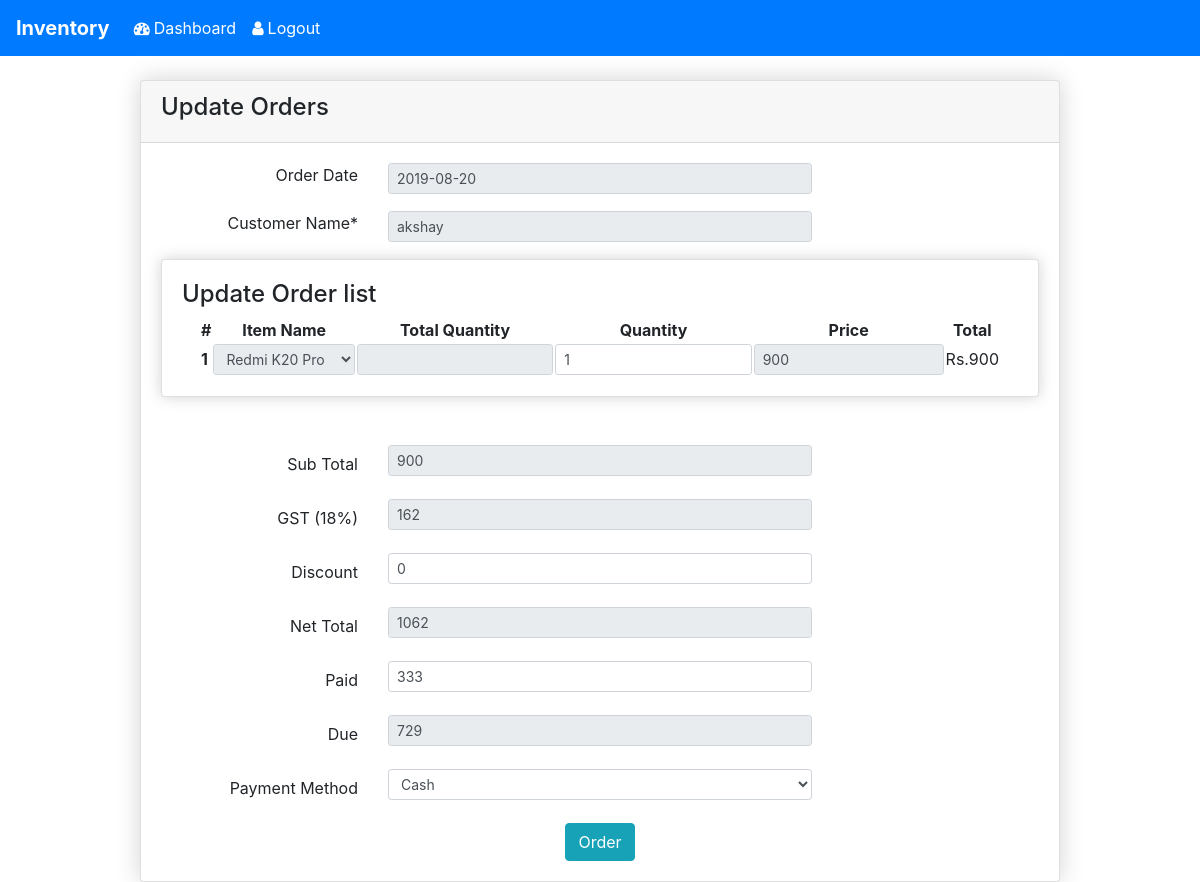
The app's page /inventory/update_orders.php?invoice_no=3 (signed in), older data.
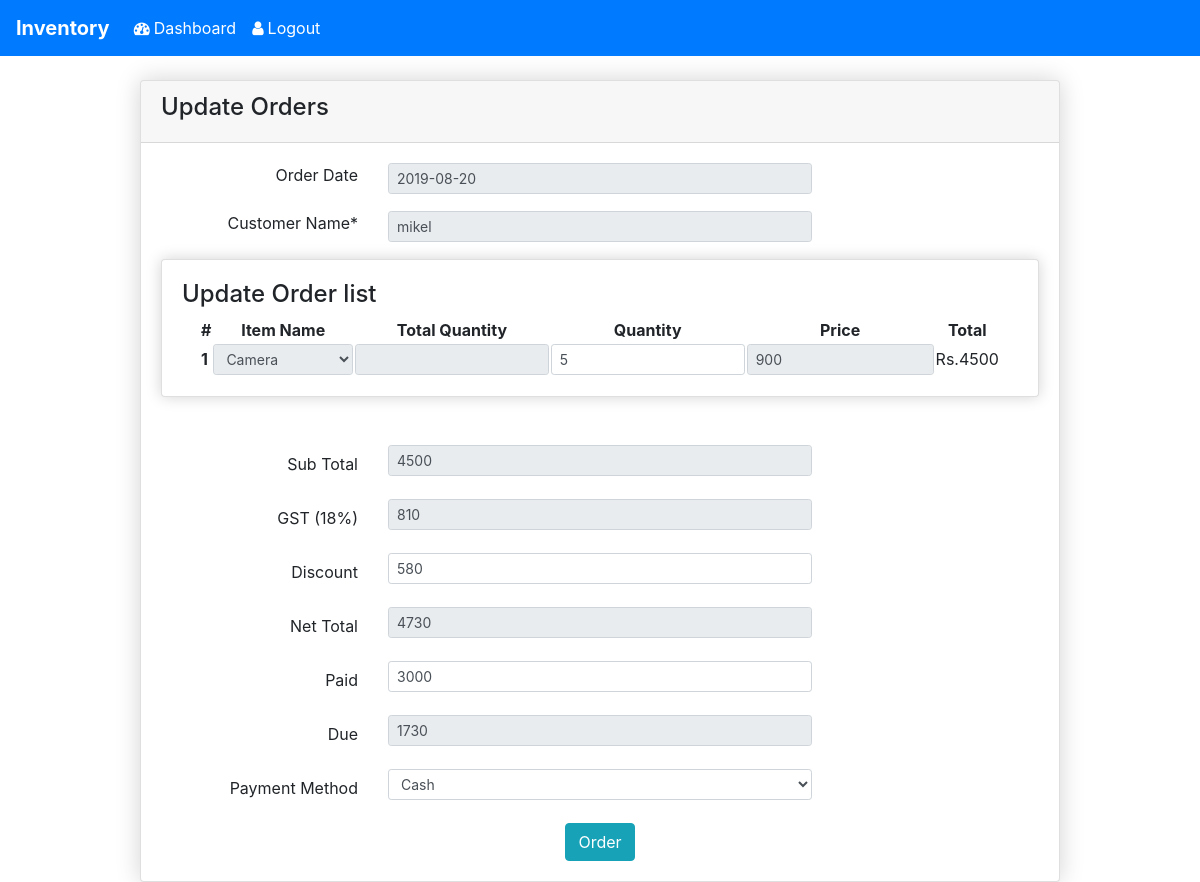
The same page, newer data.
### tables this page shows
CREATE TABLE `invoice` (
  `invoice_no` int(11) NOT NULL,
  `ck_key` varchar(100) NOT NULL,
  `cust_name` varchar(100) NOT NULL,
  `order_date` date NOT NULL,
  `sub_total` double NOT NULL,
  `gst` double NOT NULL,
  `discount` double NOT NULL,
  `net_total` double NOT NULL,
  `paid` double NOT NULL,
  `due` double NOT NULL,
  `payment_type` varchar(100) NOT NULL
);

CREATE TABLE `invoice_details` (
  `id` int(11) NOT NULL,
  `invoice_no` int(11) NOT NULL,
  `product_name` varchar(100) NOT NULL,
  `price` double NOT NULL,
  `qty` int(11) NOT NULL
);

### inventory/lib/Database.php (called while the page is built, shortened)
<?php
Class Database {
    public $host = DB_HOST;
    public $user = DB_USER;
    public $pass = DB_PASS;
    public $dbname = DB_NAME;
    public $link;
    private function connectDB() {
        $this->link = new mysqli($this->host, $this->user, $this->pass, $this->dbname);
    }
    public function select($query) {
        $result = $this->link->query($query) or die($this->link->error . __LINE__);
        if ($result->num_rows>0) {
            return $result;
        } else {
            return false;
        }
    }
}

### inventory/classes/Product.php (called while the page is built, shortened)
<?php
$filepath = realpath(dirname(__FILE__));
include_once ($filepath . '/../lib/Database.php');
class Product {
    private $db;
    public function __construct() {
        $this->db = new Database();
    }
    public function getAllActiveProduct() {
        $query = "SELECT * FROM product WHERE product_stock>0 AND status=1 ORDER BY pId DESC";
        $result = $this->db->select($query);
        return $result;
    }
   public function getOrder($invoice_no){
       $query = "SELECT * FROM invoice WHERE invoice_no = '$invoice_no'";
       $result = $this->db->select($query)->fetch_assoc();
       return $result;
   }
   public function getInvoiceDetails($invoice_no){
       $query = "SELECT * FROM invoice_details WHERE invoice_no = '$invoice_no'";
       $result = $this->db->select($query);
       return $result;
   }
}

### inventory/update_orders.php (the view, shortened to what the changed rows need)
<?php
if(!isset($_SESSION['userlogin'])){
    header('location: index.php');
}else{
    include_once ("classes/Product.php");
    $pr = new Product();
    if(isset($_REQUEST['invoice_no'])){
        $invoice_no = $_REQUEST['invoice_no'];
        $invoice_details = $pr->getInvoiceDetails($invoice_no);
        $fetchdata = $pr->getOrder($invoice_no);
    }
?>
<!DOCTYPE html>
<html>
    <head>
        <link rel="stylesheet" href="https://stackpath.bootstrapcdn.com/bootstrap/4.3.1/css/bootstrap.min.css">
        <link rel="stylesheet" type="text/css" href="https://stackpath.bootstrapcdn.com/font-awesome/4.7.0/css/font-awesome.min.css"/>
     </head>
     <body>
         <?php include_once("templates/header.php");?>
         <br>
         <div class="container" style="">
             <diV class="row">
                 <div class="col-md-10 mx-auto">
                     <div class="card" style="box-shadow: 0 0 25px 0 lightgray">
                             <div class="card-header">
                                 <h4>Update Orders</h4>
                             </div>
                             <div class="card-body">
                                 <form id="get_ordered_update_data" onsubmit="return false" autocomplete="off">
                                         <div class="form-group row">
                                             <label class="col-sm-3" align="right">Order Date</label>
                                             <div class="col-sm-6">
                                                 <input type="text" id="order_date" name="order_date" readonly="" class="form-control form-control-sm" value="<?php echo date("Y-m-d"); ?>" required=""/>
                                             </div>
                                         </div>
                                         <div class="form-group row">
                                             <label class="col-sm-3" align="right">Customer Name*</label>
                                             <div class="col-sm-6">
                                                 <input type="text" id="cust_name" name="cust_name" readonly="" class="form-control form-control-sm" value="<?php echo $fetchdata['cust_name'];?>"/>
                                             </div>
                                         </div>
                                     <div class="card" style="box-shadow: 0 0 15px 0 lightgray">
                                         <div class="card-body">
                                             <h4>Update Order list</h4>
                                             <table align="center" style="width: 800px">
                                                 <thead>
                                                     <tr style="text-align: center">
                                                         <th>#</th>
                                                         <th>Item Name</th>
                                                         <th>Total Quantity</th>
                                                         <th>Quantity</th>
                                                         <th>Price</th>
                                                         <th>Total</th>
                                                     </tr>
                                                 </thead>
                                                 <tbody id="invoice_item_updt">
                                                     <?php
                                                      if($invoice_details){
                                                       $i =0;
                                                       while($getdata = $invoice_details->fetch_assoc()){
                                                       $i++;
                                                       $result = $pr->getAllActiveProduct();
                                                     ?>
                                                    <tr>
                                                        <td><b class=""><?php echo $i;?></b></td>
                                                        <td><select name="pId[]" class="form-control form-control-sm pId" disabled="">
                                                             <?php
                                                                    if($result){
                                                                     while($rows = $result->fetch_assoc()){
                                                                     ?>
                                                             <option value="<?php echo $rows['pId'];?>"<?php if($rows['pId']==$getdata['pId']){echo 'selected';}?>><?php echo $rows['product_name'];?></option>
                                                                    <?php }}?>
                                                            </select></td>
                                                       <td>
                                                             <input type="text" name="tqty[]" readonly="" class="form-control form-control-sm tqty" value="<?php echo $getdata['total_qty'];?>"/>
                                                       </td>
                                                         <td><input type="text" name="qty[]" class="form-control form-control-sm qty" value="<?php echo $getdata['qty'];?>" required=""/></td>
                                                         <td><input type="text" name="price[]" readonly="" class="form-control form-control-sm price" value="<?php echo $getdata['price'];?>"/>
                                                         <span><input type="hidden" name="pro_name[]" class="form-control form-control-sm pro_name" value="<?php echo $getdata['product_name'];?>"/></span></td>
                                                         <td>Rs.<span class="amt"><?php echo $getdata['qty']*$getdata['price'];?></span></td>
                                                    </tr>
                                                      <?php }}
                                                      ?>
                                                 </tbody>
                                             </table>
                                         </div>
                                     </div>
                                     <br><br>
                                        <div class="form-group row">
                                            <label for="sub_total" class="col-sm-3 col-form-label" align="right">Sub Total</label>
                                             <div class="col-sm-6">
                                                 <input type="text" name="sub_total" id="sub_total" readonly="" class="form-control form-control-sm" value="<?php echo $fetchdata['sub_total']?>" required=""/>
                                             </div>
                                        </div>
                                        <div class="form-group row">
                                            <label for="gst" class="col-sm-3 col-form-label" align="right">GST (18%)</label>
                                             <div class="col-sm-6">
                                                 <input type="text" name="gst" id="gst" readonly="" class="form-control form-control-sm" value="<?php echo $fetchdata['gst']?>" required=""/>
                                             </div>
                                        </div>
                                     <div class="form-group row">
                                            <label for="discount" class="col-sm-3 col-form-label" align="right">Discount</label>
                                             <div class="col-sm-6">
                                                 <input type="text" name="discount" id="discount"  class="form-control form-control-sm" value="<?php echo $fetchdata['discount']?>"/>
                                             </div>
                                        </div>
                                     <div class="form-group row">
                                            <label for="net_total" class="col-sm-3 col-form-label" align="right">Net Total</label>
                                             <div class="col-sm-6">
                                                 <input type="text" name="net_total" id="net_total" readonly="" class="form-control form-control-sm" value="<?php echo $fetchdata['net_total']?>" required=""/>
                                             </div>
                                      </div>
                                      <div class="form-group row">
                                            <label for="paid" class="col-sm-3 col-form-label" align="right">Paid</label>
                                             <div class="col-sm-6">
                                                 <input type="text" name="paid" id="paid"  class="form-control form-control-sm" value="<?php echo $fetchdata['paid']?>" required=""/>
                                             </div>
                                      </div>
                                      <div class="form-group row">
                                            <label for="due" class="col-sm-3 col-form-label" align="right">Due</label>
                                             <div class="col-sm-6">
                                                 <input type="text" name="due" id="due" readonly="" class="form-control form-control-sm" value="<?php echo $fetchdata['due']?>" required=""/>
                                             </div>
                                      </div>
                                       <div class="form-group row">
                                            <label for="payment_type" class="col-sm-3 col-form-label" align="right">Payment Method</label>
                                             <div class="col-sm-6">
                                                 <select name="payment_type" id="payment_type" class="form-control form-control-sm" required="">
                                                                <option value="Cash" <?php if($fetchdata['payment_type']=="Cash") {
                                                                        echo "selected";
                                                                } ?> >Cash</option>
                                                 </select>
                                             </div>
                                        </div>
                                     <center>
                                        <input type="submit" id="order_form_update" class="btn btn-info" value="Order"/>
                                     </center>
                                 </form>
                             </div>
                         </div>
                 </div>
             </diV>
         </div>
    </body>
</html>
<?php }?>

Row changes from the older to the newer data that the page shows:
removed invoice_details: qty "1", price "900", $getdata['qty']*$getdata['price'] "900"
changed invoice "Cash": cust_name "akshay" → "mikel"; sub_total "900" → "4500"; gst "162" → "810"; discount "0" → "580"; net_total "1062" → "4730"; paid "333" → "3000"; due "729" → "1730"
now on this page (row edited): invoice_details: qty "5", price "900", $getdata['qty']*$getdata['price'] "4500"
